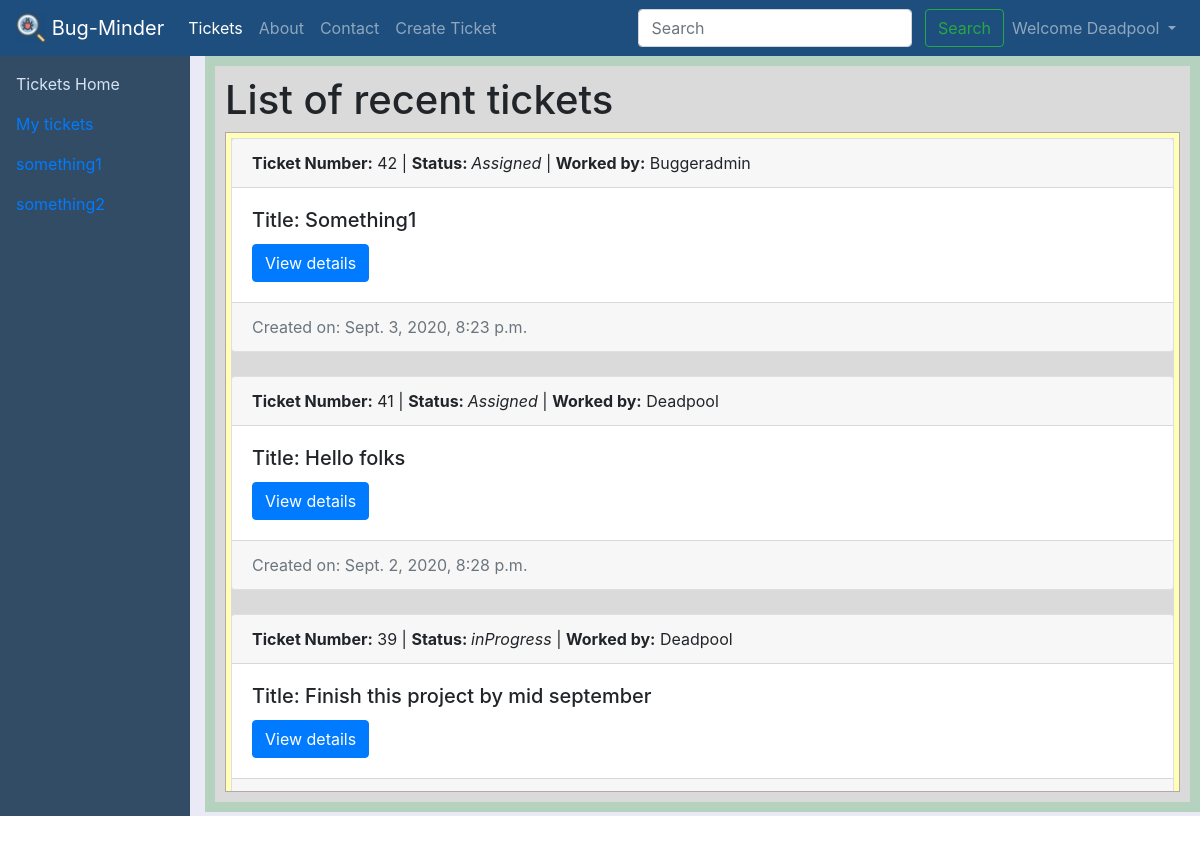
The page /tickets/ (signed in) on the database its author committed.
### tickets/models.py (models this page shows, shortened)
class Ticket(models.Model):
    tno = models.AutoField(primary_key=True)
    title = models.CharField(max_length=255)
    content = models.TextField()
    author = models.CharField(max_length=100)
    status = models.CharField(max_length=20, default='Assigned')
    slug = models.CharField(max_length=130)
    timestamp = models.DateTimeField(default=now)
    end_date = models.DateTimeField(null=True, blank=True)

### tickets/views.py (the view)
# urls.py: path('', views.ticketsHome, name='ticketsHome'),
@login_required
def ticketsHome(request):
    allTickets = Ticket.objects.all().order_by('-timestamp')
    context = {
        'allTickets': allTickets
    }
    return render(request, 'tickets/ticketsHome.html', context)

### templates/tickets/ticketsHome.html (shortened to what this page needs)
{% extends 'ticketBase.html' %}
{% block ticketHomeActive %} active {% endblock ticketHomeActive %}
{% block ticketBody %}
<div class="container-fluid scroll">
    <div class="scroll" style="background-color: #dadada;">
        <h1> List of recent tickets </h1>
        <div id="div1" style="height: 660px;position:relative;">
            <div id="div2" style="max-height:100%;overflow:auto; border:1px solid #b6a6a6;">
                <div id="div3" style="height:1500px;border:5px solid rgb(255 255 185);">
                    {% for ticket in allTickets %}
                    <div class="card">
                        <div class="card-header"> <strong> Ticket Number:</strong> {{ticket.tno}} |
                            <strong>Status: </strong><i> {{ticket.status}} </i> |
                            <strong>Worked by:</strong> {{ticket.author|title}}
                        </div>
                        <div class="card-body">
                            <h5 class="card-title">Title: {{ticket.title}} </h5>
                            <a href="/tickets/{{ticket.tno}}" role="button" class="btn btn-primary">View details</a>
                        </div>
                        <div class="card-footer text-muted">
                            Created on: {{ticket.timestamp}}
                        </div>
                    </div><br>
                    {% endfor %}
                </div>
            </div>
        </div>
    </div>
</div>
{% endblock ticketBody %}

### templates/base.html (shortened to what this page needs)
<!doctype html>
<html lang="en">
<head>
    <link rel="stylesheet" href="https://stackpath.bootstrapcdn.com/bootstrap/4.5.2/css/bootstrap.min.css"
>
    <link rel="stylesheet" href="https://use.fontawesome.com/releases/v5.6.3/css/all.css"
>
</head>
<body>
    <nav class="navbar navbar-expand-lg navbar-dark bg-dark" id="Nav_Base">
        {% load static %}
        <a class="navbar-brand" href="#"><img src="{%  static 'img/bug-magnifying-glass-icon.png' %}" width="30"
                height="30" class="d-inline-block align-top" alt="bug" loading="lazy"> Bug-Minder</a>
        <div class="collapse navbar-collapse" id="navbarSupportedContent">
            <ul class="navbar-nav mr-auto">
                {% if user.is_authenticated %}
                <li class="nav-item {% block ticketsactive %} {% endblock ticketsactive %}">
                    <a class="nav-link" href="/tickets">Tickets</a>
                </li>
                <li class="nav-item {% block aboutactive %} {% endblock aboutactive %}">
                    <a class="nav-link" href="/aboutPage">About</a>
                </li>
                <li class="nav-item {% block contactactive %} {% endblock contactactive %} ">
                    <a class="nav-link" href="/contact">Contact</a>
                </li>
                <li class="nav-item">
                    <a role="button" class="nav-link" data-toggle="modal" data-target="#createTicketModal">Create
                        Ticket</a>
                </li>
            </ul>
            <div class="ml-auto form-inline">
                <form method="get" action="/search" class="my-2 my-lg-0" autocomplete="off">
                    <input class="form-control mr-sm-2" type="search" id="query" name="query" id="query"
                        placeholder="Search" aria-label="Search" onchange="this.form.submit()">
                    <button class="btn btn-outline-success my-2 my-sm-0" type="submit">Search</button>
                </form>
                <ul class="navbar-nav">
                    <li class="nav-item dropdown">
                        <a class="nav-link dropdown-toggle" href="#" id="navbarDropdown" role="button"
                            data-toggle="dropdown" aria-haspopup="true" aria-expanded="false">
                            Welcome {{ request.user|title }}
                        </a>
                    </li>
                </ul>
                {% endif %}
            </div>
        </div>
    </nav>
    {% block body %} {% endblock body %}
</body>
</html>

### templates/base.html (style rules this page uses)
.bg-dark { background-color: #1e4e7d !important; }
div.scroll { background-color: #b5d2bf; box-sizing: border-box overflow: auto; text-align: justify; padding: 10px; }

### rows shown on the page
Ticket: tno "42", status "Assigned", author "Buggeradmin", title "Something1", timestamp "Sept. 3, 2020, 8:23 p.m."
Ticket: tno "41", status "Assigned", author "Deadpool", title "Hello folks", timestamp "Sept. 2, 2020, 8:28 p.m."
Ticket: tno "39", status "inProgress", author "Deadpool", title "Finish this project by mid september"

### other values the page prints
{{ request.user|title }} "Deadpool"
